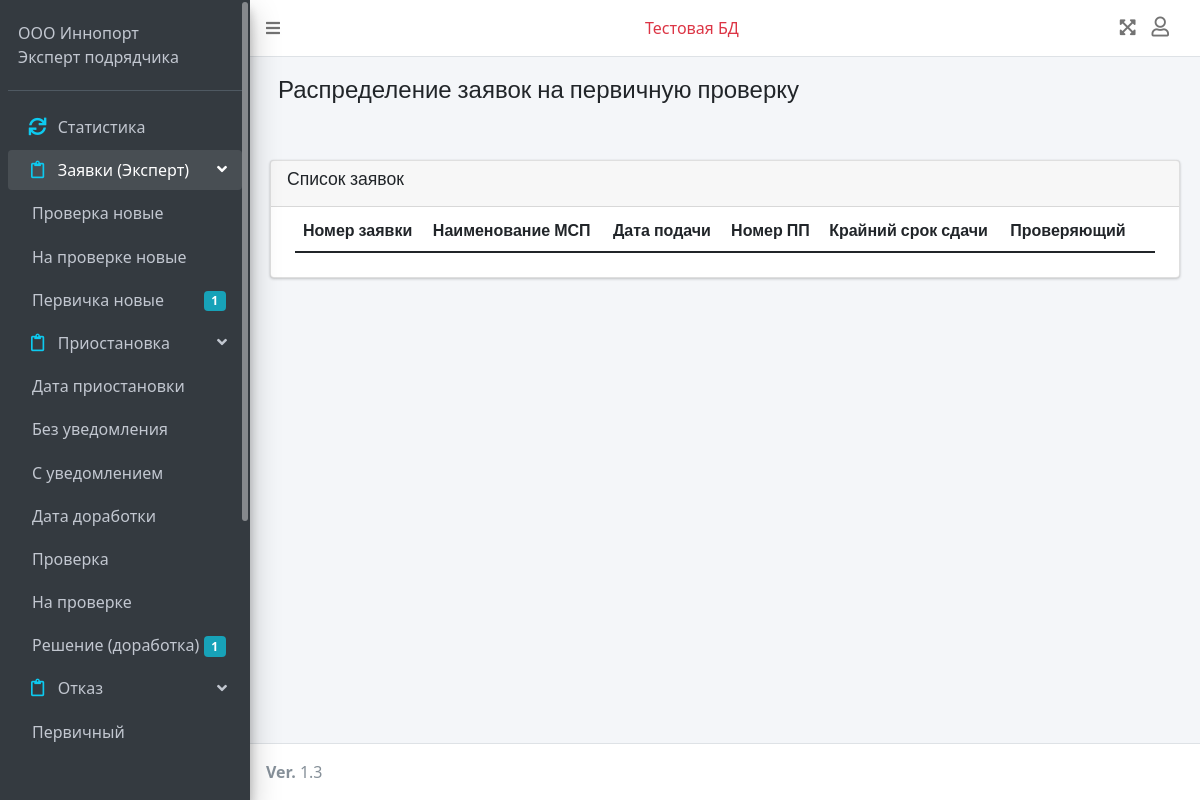
Page /dash/appoint_expert_for_order_check_list (signed in) on the committed database.
### login/models.py (models this page shows, shortened)
class UserProfile(models.Model):
    user = models.OneToOneField(User, on_delete=models.CASCADE, related_name='user')
    added = models.DateTimeField(auto_now_add=True)
    modified = models.DateTimeField(auto_now=True)
    role = models.ForeignKey(Role, on_delete=models.CASCADE)
    company = models.ForeignKey(Company, on_delete=models.CASCADE)
    tel = models.CharField(max_length=20)
    email_sent_register_notification = models.BooleanField(default=False, verbose_name=u"Отправка уведомления на почту при регистрации")
    common_check_needed = models.BooleanField(default=False, verbose_name=u"Требуется общая проверка")
    check_preliminary_refuse = models.BooleanField(default=False, verbose_name=u"Требуется проверка первичного отказа")
    check_preliminary_ez = models.BooleanField(default=False, verbose_name=u"Требуется проверка первичного ЭЗ")
    check_preliminary_temp_stop = models.BooleanField(default=False, verbose_name=u"Требуется проверка приостановки")
    check_after_temp_stop_refuse = models.BooleanField(default=False, verbose_name=u"Требуется проверка отказа по документам после возобновления")
    check_after_temp_stop_refuse_by_date = models.BooleanField(default=False,
                                                               verbose_name=u"Требуется проверка отказа по сроку после возобновления")
    check_after_temp_stop_ez = models.BooleanField(default=False, verbose_name=u"Требуется проверка ЭЗ после возобновления")
    user_added = models.ForeignKey(User, on_delete=models.CASCADE, related_name='userprofile_created_by', default=None, null=True)

class Role(models.Model):
    name = models.CharField(max_length=20)
    def __str__(self):
        return self.name

### dash/models.py (models this page shows)
class Counters(models.Model):
    user = models.OneToOneField(User, on_delete=models.CASCADE, primary_key=True, default=None)
    new_orders_check_is_needed = models.IntegerField(default=0, null=True)
    check_orders_sent_for_check_preliminary = models.IntegerField(default=0, null=True)
    check_orders_to_check_preliminary = models.IntegerField(default=0, null=True)
    check_orders_checked_preliminary = models.IntegerField(default=0, null=True)
    check_orders_to_check_after_temp_stop = models.IntegerField(default=0, null=True)
    check_orders_checked_after_temp_stop = models.IntegerField(default=0, null=True)
    new_orders = models.IntegerField(default=0, null=True)
    temp_stop_date = models.IntegerField(default=0, null=True)
    temp_stop_without_notification = models.IntegerField(default=0, null=True)
    temp_stop_with_notification = models.IntegerField(default=0, null=True)
    temp_stop_remade_order_date = models.IntegerField(default=0, null=True)
    temp_stop_check = models.IntegerField(default=0, null=True)
    temp_stop_on_check = models.IntegerField(default=0, null=True)
    temp_stop_remade_order_decision = models.IntegerField(default=0, null=True)
    refuse_preliminary = models.IntegerField(default=0, null=True)
    refuse_by_docs = models.IntegerField(default=0, null=True)
    refuse_by_date = models.IntegerField(default=0, null=True)
    ez_doc = models.IntegerField(default=0, null=True)
    ez_pdf = models.IntegerField(default=0, null=True)
    ez_doc_remake = models.IntegerField(default=0, null=True)
    def __str__(self):
        return self.user.first_name + ' ' + self.user.last_name

### dash/views.py (the view)
# urls.py: path('appoint_expert_for_order_check_list', views.appoint_expert_for_order_check_list,
@login_required(redirect_field_name=None, login_url='/')
def appoint_expert_for_order_check_list(request):
    user_ = request.user
    context = dash_get_info(request)
    orders = Order.objects.filter(Q(status=OrderStatus.objects.get(name='Регистрация/На предварительной проверке')) &
                                    Q(check_preliminary_files_for_check_uploaded=True) &
                                    Q(responsible_preliminary_check_expert__isnull=True) &
                                    (Q(check_preliminary_refuse=True) | Q(check_preliminary_ez=True) | Q(check_preliminary_temp_stop=True)) &
                                    Q(check_preliminary_pass_without_check=False)
                                  )
    experts = userprofile.objects.filter(role__name='Эксперт МБМ')
    context.update({
        'big_title': 'Распределение заявок на первичную проверку',
        'title': 'Выберите заявку',
        'counter': get_counter(request.user),
        'orders': orders,
        'experts': experts
    })
    return render(request, 'dash/menu/admin/dash_admin_orders_for_preliminary_check_list.html', context)

### dash/templates/dash/menu/admin/dash_admin_orders_for_preliminary_check_list.html (shortened to what this page needs)
{%extends 'dash/dash_base.html' %}
{% load static %}
{% block content %}
<section class="content-header">
  <div class="container-fluid">
    <div class="row mb-2">
      <div class="col-sm-12">
        <h4 id="big_title">{{ big_title }}</h4>
      </div>
    </div>
  </div>
</section>
<section class="content" >
<div class="container-fluid pt-4">
  <div class="row">
      <div class="col-12">
          <div class="card" id="appoint_expert_for_check_manual">
            <div class="card-header">
              <h3 class="card-title">Список заявок</h3>
            </div>
            <div class="card-body table-responsive p-4 pt-1">
              <table class="table text-nowrap list-table" id="list_table">
                <thead>
                  <tr>
                    <th>Номер заявки</th>
                    <th>Наименование МСП</th>
                    <th>Дата подачи</th>
                    <th>Номер ПП</th>
                    <th>Крайний срок сдачи</th>
                      <th>Проверяющий</th>
                      <th></th>
                  </tr>
                </thead>
              </table>
            </div>
          </div>
      </div>
    </div>
  </div>
</section>
{% endblock %}

### dash/templates/dash/dash_base.html (shortened to what this page needs)
<!DOCTYPE html>
{% load static %}
<html lang="en">
    <head>
      <link rel="stylesheet" href="https://cdnjs.cloudflare.com/ajax/libs/animate.css/4.1.1/animate.min.css"/>
      <link rel="stylesheet" type="text/css" href="{% static 'dash/css/adminlte_min_css.css' %}">
      <link rel="stylesheet" type="text/css" href="{% static 'dash/plugins/overlayScrollbars/css/OverlayScrollbars_min_css.css' %}">
      <link rel="stylesheet" type="text/css" href="{% static 'dash/plugins/toastr/css/toastr.css' %}">
      <link rel="stylesheet" type="text/css" href="{% static 'dash/css/adminlte_min_css.css' %}">
      <link rel="stylesheet" type="text/css" href="{% static 'dash/css/progress_bar_css.css' %}">
      <link rel="stylesheet" type="text/css" href="{% static 'dash/plugins/datatable/css/jquery_dataTables_min_css.css' %}">
      <link rel="stylesheet" href="//code.jquery.com/ui/1.12.1/themes/base/jquery-ui.css">
      <link rel="stylesheet" href="https://pro.fontawesome.com/releases/v5.10.0/css/all.css"/>
      <link rel="stylesheet" href="https://code.ionicframework.com/ionicons/2.0.1/css/ionicons.min.css">
      <link href="https://cdn.jsdelivr.net/npm/bootstrap@5.0.0-beta1/dist/css/bootstrap.min.css" rel="stylesheet">
      <link href="https://cdn.jsdelivr.net/npm/summernote@0.8.18/dist/summernote.min.css" rel="stylesheet">
      <link rel="stylesheet" type="text/css" href="{% static 'dash/plugins/datetimepicker/css/bootstrap_datetimepicker_min_css.css' %}">
      <link rel="stylesheet" type="text/css" href="{% static 'dash/css/custom_css.css' %}">
    </head>
    <body class="hold-transition sidebar-mini layout-fixed" id="body">
    <div class="wrapper">
      <nav class="main-header navbar navbar-expand navbar-white navbar-light" id="top_nav_bar">
        <ul class="navbar-nav">
          <li class="nav-item">
            <a class="nav-link" data-widget="pushmenu" role="button"><i class="fas fa-bars"></i></a>
          </li>
        </ul>
        <ul class="navbar-nav ml-auto pr-3">
          <li class="nav-item text-danger">Тестовая БД</li>
        </ul>
        <ul class="navbar-nav ml-auto">
          <li class="nav-item">
            <a class="nav-link" data-widget="fullscreen" role="button">
              <i class="fas fa-expand-arrows-alt" style="font-size: 18px;"></i>
            </a>
          </li>
          <li class="nav-item dropdown">
            <a class="nav-link" data-toggle="dropdown" href="" aria-expanded="false">
              <i class="far fa-user top-nav-icons-style"></i>
            </a>
          </li>
        </ul>
      </nav>
      <aside class="main-sidebar sidebar-dark-primary elevation-4">
        <div class="sidebar">
          <div class="user-panel mt-3 pb-3 mb-3 d-flex">
            <div class="info">
              <div style="color: #c2c7d0;">
                <div style="color: #c2c7d0;" id="userLogin">{{ user_profile.user.first_name }} {{ user_profile.user.last_name }}</div>
                <div style="color: #c2c7d0;" id="userRoleName">{{ user_profile.role }}</div>
              </div>
            </div>
          </div>
          <nav class="mt-2">
            <ul class="nav nav-pills nav-sidebar flex-column" data-widget="treeview" role="menu" data-accordion="false">
              <li class="nav-item superadmin admin expert-MBM menu-item menu-link statist statist-boxes" id="nav_satistics">
                <a href="#" class="nav-link">
                  <i class="nav-icon fas fa-sync text-info"></i>
                  <p>Статистика</p>
                </a>
              </li>
            {% if user_profile.role.name == 'Эксперт МБМ' or user_profile.role.name == 'Эксперт подрядчика' %}
              <li class="nav-item expert-MBM menu-item" id="new_orders_ready_to_proceed_list">
                <a href="#" class="nav-link">
                  <i class="nav-icon far fa-clipboard text-info"></i>
                  <p>
                    Заявки (Эксперт)
                    <i class="fas fa-angle-left right"></i>
                  </p>
                </a>
                <ul class="nav nav-treeview">
                  {% if user_profile.common_check_needed %}
                  <li class="nav-item menu-link pl-2 status-for-check" id="nav_new_orders_send_for_check">
                    <a class="nav-link menu-link cursor-pointer">
                      <p>Проверка новые</p>
                    </a>
                  </li>
                  <li class="nav-item menu-link pl-2 status-for-check" id="nav_new_orders_sent_for_preliminary_check">
                    <a class="nav-link menu-link cursor-pointer">
                      <p>На проверке новые</p>
                    </a>
                  </li>
                  {% endif %}
                  <li class="nav-item menu-link pl-2" id="nav_new_orders_list_expert">
                    <a class="nav-link menu-link cursor-pointer">
                      <p>Первичка новые<span class="badge badge-info right bage-new-orders">{% if counter.new_orders == 0 %}{% else %}{{ counter.new_orders }}{% endif %}</span></p>
                    </a>
                  </li>
                  <li class="nav-item expert-MBM menu-item" id="temp_stop_menu">
                    <a href="#" class="nav-link">
                      <i class="nav-icon far fa-clipboard text-info"></i>
                      <p>
                        Приостановка
                        <i class="fas fa-angle-left right"></i>
                      </p>
                    </a>
                    <ul class="nav nav-treeview">
                      <li class="nav-item menu-link pl-2" id="nav_orders_temp_stop_stop_date" data-toggle="tooltip" data-placement="right" title="Фиксация даты приостановки">
                        <a class="nav-link menu-link cursor-pointer">
                          <p>Дата приостановки</p>
                        </a>
                      </li>
                      <li class="nav-item menu-link pl-2" id="nav_orders_temp_stop_no_notification" data-toggle="tooltip" data-placement="right" title="Ожидание отправки уведомления заявителю после приостановки">
                        <a class="nav-link menu-link cursor-pointer">
                          <p>Без уведомления</p>
                        </a>
                      </li>
                    {% if user_profile.role.name == 'Эксперт подрядчика' %}
                      <li class="nav-item menu-link pl-2 status-for-check" id="nav_orders_temp_stop_with_notification_before_remade_date" data-toggle="tooltip" data-placement="right" title="Ожидание получения доработанной заявки от заявителя после приостановки и фиксация даты получения">
                        <a class="nav-link menu-link cursor-pointer">
                          <p>С уведомлением</p>
                        </a>
                      </li>
                    {% endif %}
                      <li class="nav-item menu-link pl-2" id="nav_orders_temp_stop_remadeorder_date" data-toggle="tooltip" data-placement="right" title="Доработанная заявка от заявителя получена. Нобходима фиксация даты ее получения">
                        <a class="nav-link menu-link cursor-pointer">
                          <p>Дата доработки</p>
                        </a>
                      </li>
                    {% if user_profile.common_check_needed  %}
                      <li class="nav-item menu-link pl-2 status-for-check" id="nav_orders_temp_stop_with_notification_check" data-toggle="tooltip" data-placement="right" title="Отправка документов на проверку после возобновления">
                        <a class="nav-link menu-link cursor-pointer">
                          <p>Проверка</p>
                        </a>
                      </li>
                      <li class="nav-item menu-link pl-2 status-for-check" id="nav_orders_temp_stop_with_notification_sent_for_check" data-toggle="tooltip" data-placement="right" title="Отправка документов на проверку после возобновления">
                        <a class="nav-link menu-link cursor-pointer">
                          <p>На проверке</p>
                        </a>
                      </li>
                    {% endif %}
                      <li class="nav-item menu-link pl-2" id="nav_orders_temp_stop_decision" data-toggle="tooltip" data-placement="right" title="Принятие решения по доработанной заявке">
                        <a class="nav-link menu-link cursor-pointer">
                          <p>Решение (доработка)<span class="badge badge-info right bage-orders-temp-stop-decision">{% if counter.temp_stop_remade_order_decision == 0 %}{% else %}{{ counter.temp_stop_remade_order_decision }}{% endif %}</span></p>
                        </a>
                      </li>
                    </ul>
                  </li>
                  <li class="nav-item expert-MBM menu-item" id="refuse_menu">
                    <a href="#" class="nav-link">
                      <i class="nav-icon far fa-clipboard text-info"></i>
                      <p>
                        Отказ
                        <i class="fas fa-angle-left right"></i>
                      </p>
                    </a>
                    <ul class="nav nav-treeview">
                      <li class="nav-item menu-link pl-2" id="nav_refuse_prelimenary" data-toggle="tooltip" data-placement="right" title="Требуется отправка проекта уведомления и отцательного ЭЗ в ДПиИР">
                        <a class="nav-link menu-link cursor-pointer">
                          <p>Первичный</p>
                        </a>
                      </li>
                    </ul>
                  </li>
                </ul>
              </li>
            {% endif %}
            </ul>
          </nav>
        </div>
      </aside>
      <div class="content-wrapper" style="position:relative">
        <div id="content" class="pl-2 pr-2 d-none" style="font-family: 'Roboto', sans-serif;">
        {% block content %}
        {% endblock %}
        </div>
      </div>
      <footer class="main-footer">
        <strong>Ver. </strong>
        1.3
      </footer>
    </div>
    </body>
</html>

### rows in the picture
UserProfile: user.first_name "ООО", user.last_name "Иннопорт", role "Эксперт подрядчика"
Counters: new_orders "1", temp_stop_remade_order_decision "1"

### other values in the picture
{{ big_title }} "Распределение заявок на первичную проверку"
